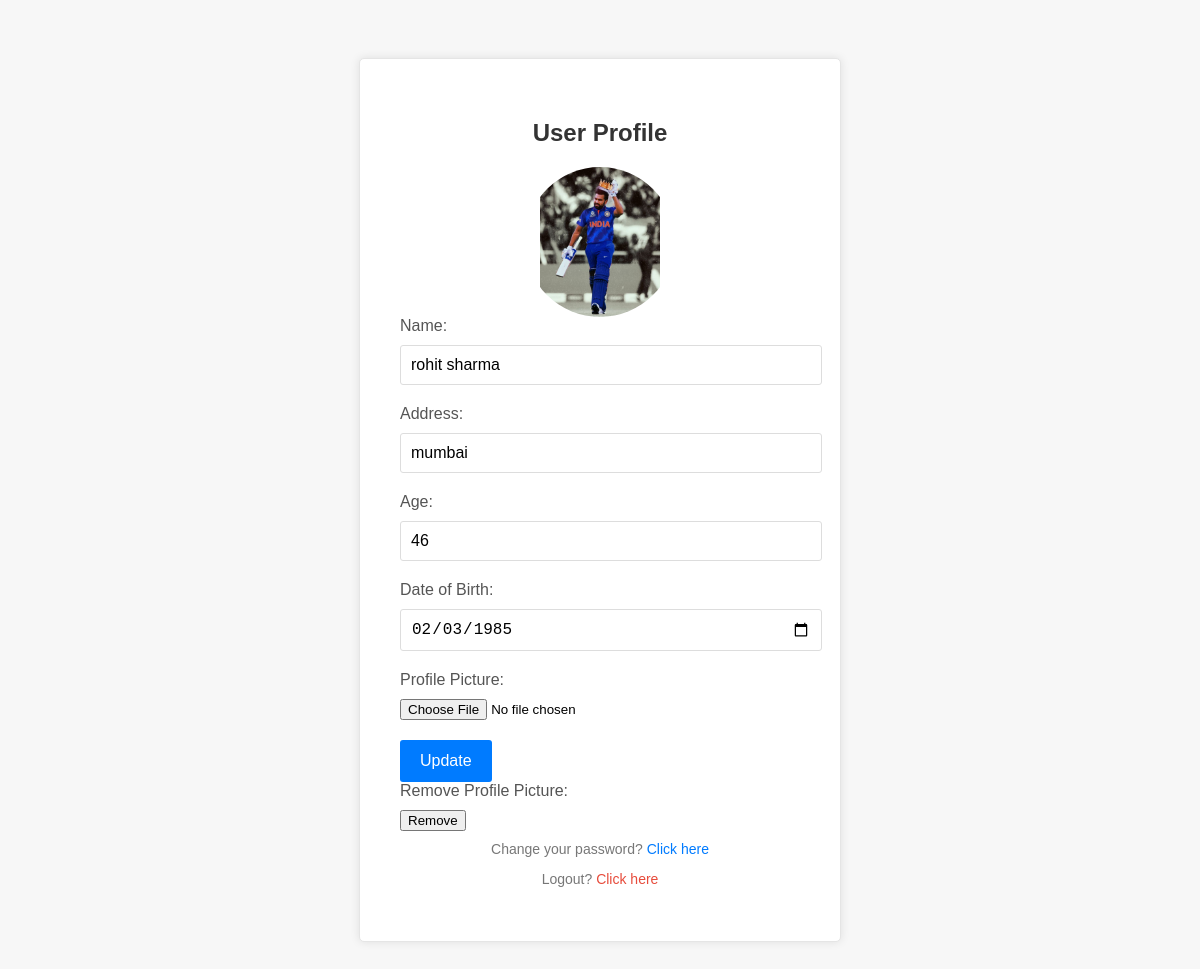
Page /profile/ (signed in) on the committed database.
### home/models.py (models this page shows, shortened)
class UserProfile(models.Model):
    user = models.OneToOneField(User, on_delete=models.CASCADE)
    name = models.CharField(max_length=255)
    address = models.TextField()
    age = models.PositiveIntegerField()
    dob = models.DateField(default="2000-01-01")
    phone_number = models.CharField(max_length=15, default='')
    profile_pic = models.ImageField(upload_to='profile_pics/', blank=True, null=True)

### home/views.py (the view, shortened to what this page needs)
# urls.py: path('profile/', login_required(views.user_profile), name='user_profile'),
@login_required
def user_profile(request):
    user = request.user
    try:
        profile = UserProfile.objects.get(user=user)
    except UserProfile.DoesNotExist:
        profile = UserProfile(user=user)
    context = {
        'profile': profile,
    }
    return render(request, 'profile.html', context)

### home/templates/profile.html (shortened to what this page needs)
{% load static %}
<!DOCTYPE html>
<html lang="en">
<head>
</head>
<body>
    <div class="container">
        <h2>User Profile</h2>
        <div class="profile-picture-container">
            {% if profile.profile_pic %}
                <img src="{{ profile.profile_pic.url }}" alt="Profile Picture" class="profile-picture">
            {% else %}
                <img src="{% static 'dp.jpg' %}" alt="Default Profile Picture" class="profile-picture">
            {% endif %}
        </div>
        <form method="post" enctype="multipart/form-data">
            <label for="name">Name:</label>
            <input type="text" id="name" name="name" value="{{ profile.name }}" required>
            <label for="address">Address:</label>
            <input type="text" id="address" name="address" value="{{ profile.address }}" required>
            <label for="age">Age:</label>
            <input type="text" id="age" name="age" value="{{ profile.age }}" required>
            <label for="dob">Date of Birth:</label>
            <input type="date" id="dob" name="dob" value="{{ profile.dob|date:'Y-m-d' }}" required>
            <label for="profile_pic">Profile Picture:</label>
            <input type="file" id="profile_pic" name="profile_pic" accept="image/*">
            <input type="submit" value="Update">
        </form>
        {% if profile.profile_pic %}
            <form method="post" action="{% url 'remove_profile_pic' %}">
                <label>Remove Profile Picture:</label>
                <button type="submit">Remove</button>
            </form>
        {% endif %}
        <p class="info-text">Change your password? <a class="action-link" href="{% url 'change_password' %}">Click here</a></p>
        <p class="info-text">Logout? <a class="logout-link" href="{% url 'logout' %}">Click here</a></p>
    </div>
</body>
</html>

### home/templates/profile.html (style rules this page uses)
body { font-family: 'Arial', sans-serif; background-color: #f7f7f7; margin: 0; padding: 0; display: flex; justify-content: center; align-items: center; height: 125vh; }
.container { background-color: #ffffff; border: 1px solid #e5e5e5; border-radius: 5px; box-shadow: 0px 0px 10px rgba(0, 0, 0, 0.1); padding: 40px; width: 400px; }
h2 { text-align: center; color: #333; }
label { display: block; margin-bottom: 10px; color: #555; }
input[type="text"], input[type="date"] { width: 100%; padding: 10px; margin-bottom: 20px; border: 1px solid #ddd; border-radius: 3px; font-size: 16px; }
input[type="file"] { width: 100%; margin-bottom: 20px; }
input[type="submit"] { background-color: #007bff; color: #fff; border: none; border-radius: 3px; padding: 12px 20px; cursor: pointer; font-size: 16px; transition: background-color 0.3s ease; }
.info-text { font-size: 14px; text-align: center; color: #777; margin-top: 10px; }
.action-link { color: #007bff; text-decoration: none; }
.logout-link { color: #e74c3c; text-decoration: none; }
.profile-picture-container { text-align: center; }
.profile-picture { width: 150px; height: 150px; border-radius: 50%; object-fit: contain; margin: 0 auto; display: block; }

### rows in the picture
UserProfile: profile_pic (picture), name "rohit sharma", address "mumbai", age "46", dob "02/03/1985"
